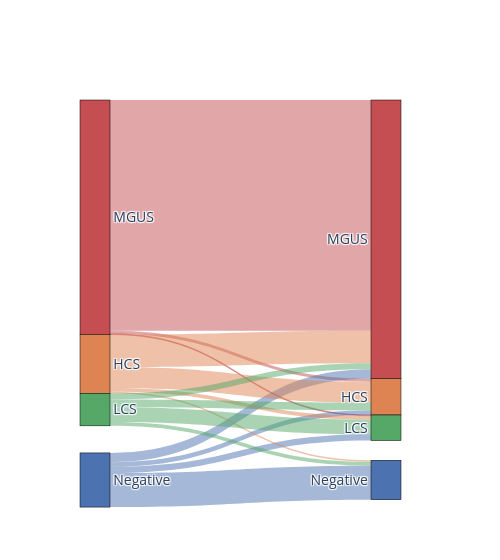
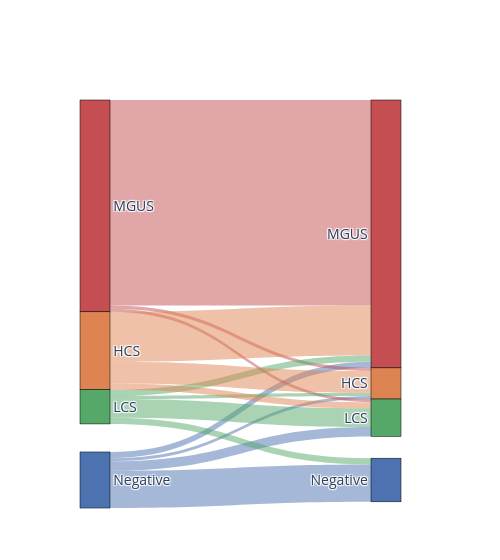
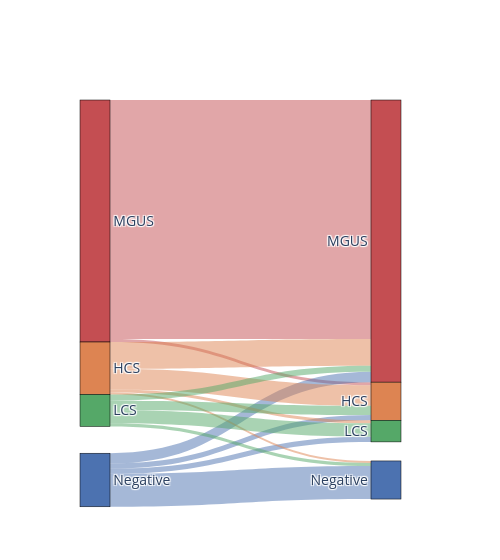

Write notebook code for charts like these, in order.
### Markdown cell above
# 03. Sankey

### Code cell
import plotly.graph_objects as go
import pandas as pd
import numpy as np
from collections import defaultdict
import itertools
import seaborn as sns

filt_reshaped2_indv = pd.read_csv('../data/PLCO_ms_indv.csv', sep=",")

# Key columns
SUBJ_COL = "e_2021_1015_id"
TIME_COL = "Yr_before_dx"
CONC_COL = "Conc_1"
ISOTYPE_COL = "Type_heavy" #"Type_1"
diag_col = 'Mass_Spect_Diagnosis_SK_New'

new_high = 'HCS'
new_low = 'LCS'

filt_reshaped2_indv[diag_col] = filt_reshaped2_indv[diag_col].replace({
    "Low_MS": new_low,
    "MS-MGUS" : "MGUS",
    "MGIP" : new_high,
    "MSL" : "Negative",
    "LC_only" : "Negative",
    "<LLMI" : "Negative",
    "C1q-C" : "Negative"
})


colors = sns.color_palette("deep", n_colors=10)

if diag_col == 'Mass_Spect_Diagnosis_SK_New':        
    hex_colors = [f"#{int(color[0]*255):02X}{int(color[1]*255):02X}{int(color[2]*255):02X}" for color in colors]
    node_colors_dict = {
        'Negative': hex_colors[0], 
        new_low: hex_colors[2], 
        new_high: hex_colors[1], 
        'MGUS': hex_colors[3],
        'Others' : 'lightgray',
    }
    
    alpha = 0.5 
    hex_colors_with_alpha = [
        f"rgba({int(color[0]*255)},{int(color[1]*255)},{int(color[2]*255)},{alpha})" 
        for color in colors
    ]
    
    link_colors_dict = {
        'Negative': hex_colors_with_alpha[0], 
        new_low: hex_colors_with_alpha[2], 
        new_high: hex_colors_with_alpha[1], 
        'MGUS': hex_colors_with_alpha[3],
        'Others' : 'lightgray'
    }
        
filt_reshaped2_indv['timepoint_int'] = (
    filt_reshaped2_indv['timepoint']
    .astype(str)
    .str.replace('t', '', regex=False)
    .astype(int)
)

filt_reshaped2_indv['timepoint2'] = np.where(
    filt_reshaped2_indv['timepoint'] == filt_reshaped2_indv.groupby(SUBJ_COL)['timepoint'].transform('min'),
    1, 
    np.where(
        filt_reshaped2_indv['timepoint'] == filt_reshaped2_indv.groupby(SUBJ_COL)['timepoint'].transform('max'),
        2,
        np.nan
    )
)
    
disease_dict = {1: 'MM', 2: 'MGUS', 'total': 'total'}

for disease in ['total', 1, 2]:
#for disease in [1]:
    disease_name = disease_dict[disease]
    print(disease_name)
    
    diagnosis_order = ['MGUS', new_high, new_low, 'Negative']        
     
        

    data_ori = filt_reshaped2_indv if disease == 'total' else filt_reshaped2_indv[filt_reshaped2_indv['casestat'] == disease]
    
    ##### follow-up number distribution
    max_timepoint_dist = (
        data_ori
        .groupby(SUBJ_COL)['timepoint']
        .max()
        .value_counts()
        .sort_index()
    )

    print(max_timepoint_dist)

    timept = 'timepoint2'
    #timept = 'timepoint'

    data = data_ori.dropna(subset=timept)
    
    
    # Calculate interval years for each patient
    data['Yrs_interval'] = abs(
        data
        .sort_values([SUBJ_COL, timept], ascending=False)  
        .groupby(SUBJ_COL)['Yr_before_dx']
        .diff()
    )

    # at baseline
    timept_1 = data[data[timept] == 1.0]

    stats = timept_1.groupby(diag_col)['Yrs_interval'].agg(
        median=lambda x: f"{x.median():.2f}",
        min=lambda x: f"{x.min():.2f}",
        max=lambda x: f"{x.max():.2f}",
        perc_25=lambda x: f"{x.quantile(0.25):.2f}",
        perc_75=lambda x: f"{x.quantile(0.75):.2f}",
    ).reset_index()

    print('**** Median time to subsequent sample collection (Negative inclues MSL [no m/z ratio], <LLMI, LC only) ****')
    print(stats)


    grouped = data.groupby([SUBJ_COL, timept, diag_col]).size().reset_index(name='count')


    def timepoint_comparisons(df):
        timepoints_c = sorted(df[timept].unique())
        results = []

        for tp1, tp2 in itertools.combinations(timepoints_c, 2):
            df_tp1 = df[df[timept] == tp1]
            df_tp2 = df[df[timept] == tp2]

    #         for diag1 in diagnosis_order: #df_tp1['Mass_Spect_Diagnosis'].unique():
    #             for diag2 in diagnosis_order: #df_tp2['Mass_Spect_Diagnosis'].unique():
            for diag1 in df_tp1[diag_col].unique():
                for diag2 in df_tp2[diag_col].unique():
                    count = len(pd.merge(df_tp1[df_tp1[diag_col] == diag1],
                                         df_tp2[df_tp2[diag_col] == diag2],
                                         on=SUBJ_COL, how='inner'))
                    if count > 0:
                        results.append({'tp1': tp1, 'MS1': diag1,
                                        'tp2': tp2, 'MS2': diag2, 'Count': count})

        return pd.DataFrame(results)


    df = timepoint_comparisons(grouped)
    df.reset_index(drop=True)
    df = df[['MS1', 'MS2', 'Count']]

    # Print % 
    total_counts_ms1 = df.groupby('MS1')['Count'].sum()

    df['percentage'] = df.apply(
        lambda row: (row['Count'] / total_counts_ms1[row['MS1']]) * 100,
        axis=1
    )

    print(df.groupby(['MS1']).sum())
    print(df.groupby(['MS2']).sum())
    print("Percentage of how many x in MS1 unique become y in MS2:")
    for i, row in df.iterrows():
        print(f"{row['MS1']} -> {row['MS2']} : {row['percentage']:.2f}%")

    negative_starts = df[df['MS1'] == 'Negative']
    print("**** Outcome of patients who started as Negative ****")
    print(negative_starts[['MS2', 'Count', 'percentage']])

    colors = sns.color_palette("deep", n_colors=4)

    replace_dict = {val: i for i, val in enumerate(diagnosis_order)}

    source = df['MS1'].map(replace_dict)
    target = df['MS2'].map(replace_dict) + len(diagnosis_order) #len(df['MS1'].unique())
    values = df['Count']
    timepoints = len(filt_reshaped2_indv[timept].unique())

    # Prepare Sankey diagram inputs
    categories = diagnosis_order 
    labels = diagnosis_order

    link_colors = [
        link_colors_dict[df['MS1'].iloc[i]] for i in range(len(df))
    ]

    n_categories = len(diagnosis_order)
    x_coords = [0.1] * n_categories + [0.9] * n_categories
    y_coords = [i / (n_categories - 1) for i in range(n_categories)] * 2

    # Create Sankey diagram
    fig = go.Figure(
        data = [
            go.Sankey(
                node=dict(
                    pad=0, #7,
                    thickness=30, #15,
                    line=dict(color="black", width=0.5),
                    label=labels * timepoints,
                    color=[node_colors_dict[cat] for cat in categories] * timepoints,
                    x = x_coords,
                    y = y_coords
                ),
                link=dict(
                    source=source,
                    target=target,
                    value=values,
                    color=link_colors
                ),
                arrangement='snap',
    )])


    fig.update_layout(
        width=500,
        font_size=14,
    )

    fig.write_image(f"../00.Figures/PLCO_MS_dig_prevalence_sankey_{disease_name}_New.pdf", engine="kaleido")
    fig.show()

### Figure 1 — Plotly figure (JSON) as saved in the notebook; plotly's stock layout.template omitted (floating-point values rounded to 4 significant figures)
{"data": [{"arrangement": "snap", "link": {"color": ["rgba(196,78,82,0.5)", "rgba(196,78,82,0.5)", "rgba(196,78,82,0.5)", "rgba(76,114,176,0.5)", "rgba(76,114,176,0.5)", "rgba(76,114,176,0.5)", "rgba(76,114,176,0.5)", "rgba(221,132,82,0.5)", "rgba(221,132,82,0.5)", "rgba(221,132,82,0.5)", "rgba(221,132,82,0.5)", "rgba(85,168,104,0.5)", "rgba(85,168,104,0.5)", "rgba(85,168,104,0.5)", "rgba(85,168,104,0.5)"], "source": [0, 0, 0, 3, 3, 3, 3, 1, 1, 1, 1, 2, 2, 2, 2], "target": [4, 6, 5, 4, 7, 6, 5, 4, 7, 6, 5, 4, 7, 6, 5], "value": [298, 1, 4, 12, 44, 8, 6, 42, 2, 5, 27, 8, 5, 19, 10]}, "node": {"color": ["#C44E52", "#DD8452", "#55A868", "#4C72B0", "#C44E52", "#DD8452", "#55A868", "#4C72B0", "#C44E52", "#DD8452", "#55A868", "#4C72B0"], "label": ["MGUS", "HCS", "LCS", "Negative", "MGUS", "HCS", "LCS", "Negative", "MGUS", "HCS", "LCS", "Negative"], "line": {"color": "black", "width": 0.5}, "pad": 0, "thickness": 30, "x": [0.1, 0.1, 0.1, 0.1, 0.9, 0.9, 0.9, 0.9], "y": [0, 0.3333, 0.6667, 1, 0, 0.3333, 0.6667, 1]}, "type": "sankey"}], "layout": {"font": {"size": 14}, "width": 500}}

### Figure 2 — Plotly figure (JSON) as saved in the notebook; plotly's stock layout.template omitted (floating-point values rounded to 4 significant figures)
{"data": [{"arrangement": "snap", "link": {"color": ["rgba(76,114,176,0.5)", "rgba(76,114,176,0.5)", "rgba(76,114,176,0.5)", "rgba(76,114,176,0.5)", "rgba(196,78,82,0.5)", "rgba(196,78,82,0.5)", "rgba(196,78,82,0.5)", "rgba(85,168,104,0.5)", "rgba(85,168,104,0.5)", "rgba(85,168,104,0.5)", "rgba(85,168,104,0.5)", "rgba(221,132,82,0.5)", "rgba(221,132,82,0.5)", "rgba(221,132,82,0.5)"], "source": [3, 3, 3, 3, 0, 0, 0, 2, 2, 2, 2, 1, 1, 1], "target": [7, 4, 6, 5, 4, 6, 5, 7, 4, 6, 5, 4, 6, 5], "value": [12, 2, 3, 1, 66, 1, 1, 2, 2, 6, 1, 16, 2, 7]}, "node": {"color": ["#C44E52", "#DD8452", "#55A868", "#4C72B0", "#C44E52", "#DD8452", "#55A868", "#4C72B0", "#C44E52", "#DD8452", "#55A868", "#4C72B0"], "label": ["MGUS", "HCS", "LCS", "Negative", "MGUS", "HCS", "LCS", "Negative", "MGUS", "HCS", "LCS", "Negative"], "line": {"color": "black", "width": 0.5}, "pad": 0, "thickness": 30, "x": [0.1, 0.1, 0.1, 0.1, 0.9, 0.9, 0.9, 0.9], "y": [0, 0.3333, 0.6667, 1, 0, 0.3333, 0.6667, 1]}, "type": "sankey"}], "layout": {"font": {"size": 14}, "width": 500}}

### Figure 3 — Plotly figure (JSON) as saved in the notebook; plotly's stock layout.template omitted (floating-point values rounded to 4 significant figures)
{"data": [{"arrangement": "snap", "link": {"color": ["rgba(196,78,82,0.5)", "rgba(196,78,82,0.5)", "rgba(76,114,176,0.5)", "rgba(76,114,176,0.5)", "rgba(76,114,176,0.5)", "rgba(76,114,176,0.5)", "rgba(221,132,82,0.5)", "rgba(221,132,82,0.5)", "rgba(221,132,82,0.5)", "rgba(221,132,82,0.5)", "rgba(85,168,104,0.5)", "rgba(85,168,104,0.5)", "rgba(85,168,104,0.5)", "rgba(85,168,104,0.5)"], "source": [0, 0, 3, 3, 3, 3, 1, 1, 1, 1, 2, 2, 2, 2], "target": [4, 5, 4, 7, 6, 5, 4, 7, 6, 5, 4, 7, 6, 5], "value": [232, 3, 10, 32, 5, 5, 26, 2, 3, 20, 6, 3, 13, 9]}, "node": {"color": ["#C44E52", "#DD8452", "#55A868", "#4C72B0", "#C44E52", "#DD8452", "#55A868", "#4C72B0", "#C44E52", "#DD8452", "#55A868", "#4C72B0"], "label": ["MGUS", "HCS", "LCS", "Negative", "MGUS", "HCS", "LCS", "Negative", "MGUS", "HCS", "LCS", "Negative"], "line": {"color": "black", "width": 0.5}, "pad": 0, "thickness": 30, "x": [0.1, 0.1, 0.1, 0.1, 0.9, 0.9, 0.9, 0.9], "y": [0, 0.3333, 0.6667, 1, 0, 0.3333, 0.6667, 1]}, "type": "sankey"}], "layout": {"font": {"size": 14}, "width": 500}}
